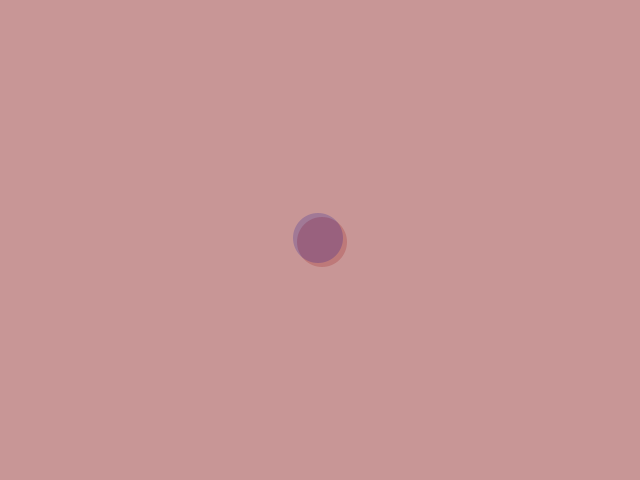
Frame 1 (no input)
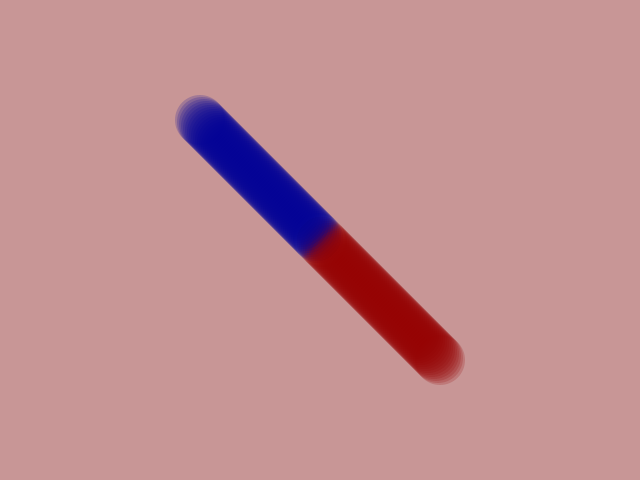
Frame 60 (the mouse pressed at the canvas centre just before this capture)
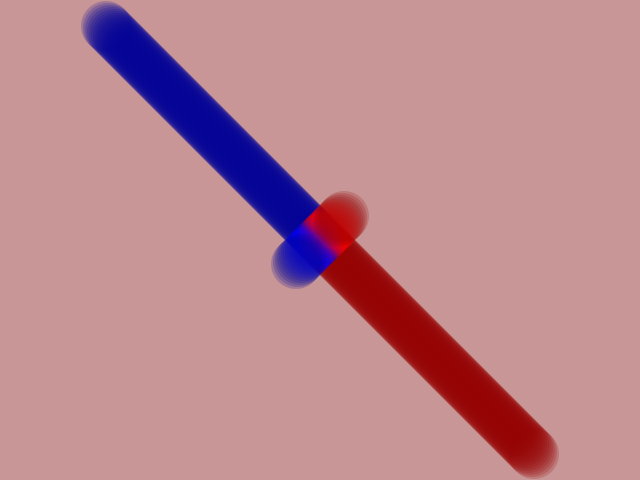
Frame 120 (the mouse held since frame 60 and released just before this capture)

The Processing sketch that drew these frames (run headless with seeded random() and noise(); from frame 60 on, the mouse is pressed at the canvas centre):

// Processing sketch: exercise03
// ── exercise03.pde
/* In this code, we use a class named ''bouncer'' which allows us to use to create an object and use it twice
but with different proprieties, in this case different colors and different directions.*/

color backgroundColor = color(200,150,150);
Bouncer bouncer; //variable BOUNCER with the new object, bouncer
Bouncer bouncer2; //same variable but with another object

void setup() {
  size(640,480);
  background(backgroundColor);
  bouncer = new Bouncer(width/2,height/2,2,2,50,color(150,0,0,50),color(255,0,0,50));
  bouncer2 = new Bouncer(width/2,height/2,-2,-2,50,color(0,0,150,50),color(0,0,255,50)); //CONSTRUCTOR, CREATES A NEW OBJECT
}

//METHODS of the object
void draw() {
  bouncer.update();
  bouncer2.update();
  bouncer.draw(); //or bouncer.display
  bouncer2.draw();
} 
// ── bouncer.pde
//This file tells Processing what exactly is a bouncer (bouncer class)

class Bouncer {
 
 //properties of the class
 int x;
 int y;
 int vx;
 int vy;
 int size;
 color fillColor;
 color defaultColor;
 color hoverColor;
 
 Bouncer(int tempX, int tempY, int tempVX, int tempVY, int tempSize, color tempDefaultColor, color tempHoverColor) /*here, we create new variables for the bouncer.
 They're defined in the main file, for example, (width/2,height/2,2,2,50,color(150,0,0,50),color(255,0,0,50)). This way, we can give them different
 sizes, color, etc. */ {
   x = tempX;
   y = tempY;
   vx = tempVX;
   vy = tempVY;
   size = tempSize;
   defaultColor = tempDefaultColor;
   hoverColor = tempHoverColor;
   fillColor = defaultColor;
 } 
 
 void update() /*void update updates the ball each frame and makes it move*/ {
   x += vx;
   y += vy;
   
   handleMouse(); //functions of the bouncer
   handleBounce();
 }
 
//this condition tells the object to bounce back when it hits any side of the screen. 
void handleBounce() {
 
   
   if (x - size/2 < 0 || x + size/2 > width) { 
    vx = -vx; 
    x=width/2;
    y=height/2; //CHANGED: when the ball touches the borders, its position reinitializes.
  }
      
   if (y - size/2 < 0 || y + size/2 > height) {
     vy = -vy;
    x=width/2;
    y=height/2; //CHANGED: when the ball touches the borders, its position reinitializes. (at some point it seems like
    //nothing is happening because it's always the same position, we could fix that by changing the color for every new streak
    //OR making the streak disappear each time.
   }

   
   x = constrain(x,size/2,width-size/2);
   y = constrain(y,size/2,height-size/2);
 }
 
 //this condition tells the object that if it crosses the mouth's path, it changes color. If not, default color.
 void handleMouse() {
   if (dist(mouseX,mouseY,x,y) < size/2) {
    fillColor = hoverColor; 
   }
   else {
     fillColor = defaultColor;
   }
 } 
 
 //draws the object itself and specifies it's an ellipse
 void draw() {
   noStroke();
   fill(fillColor);
   ellipse(x,y,size,size);
 }
}  
